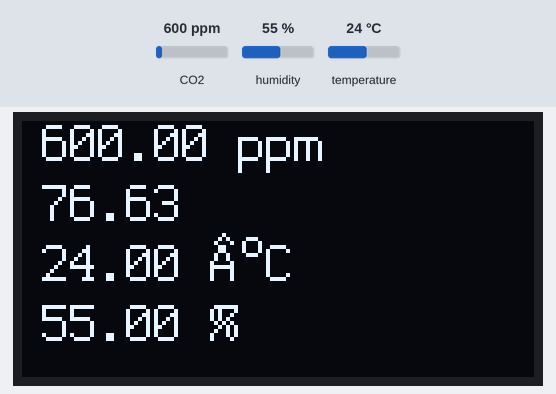
Recording of a sketch running on a simulated Arduino Uno, built with avr-gcc and run on an emulated ATmega328P. Parts: 128×64 one-colour display. The test bench sets the inputs (shaded band); at power-on: CO2 600 ppm, humidity 55 %, temperature 24 °C.

Above: at 1.2 s.
1.3 s: CO2 set to 452 ppm
At 2.8 s:
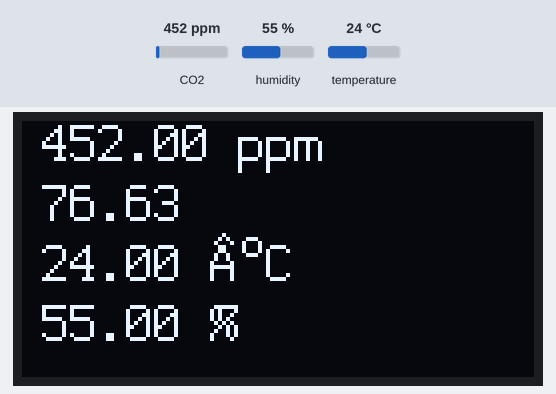
3.1 s: humidity set to 22 %
At 6.0 s:
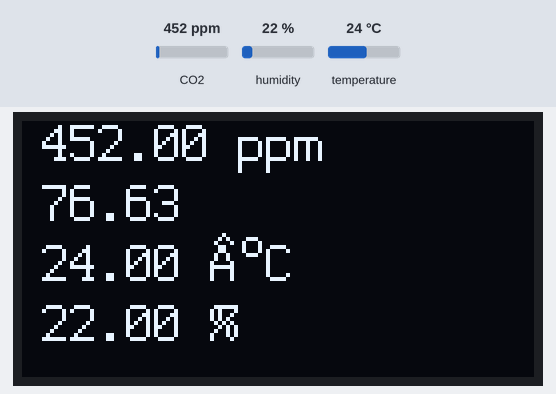
6.3 s: temperature set to 12 °C
At 7.7 s:
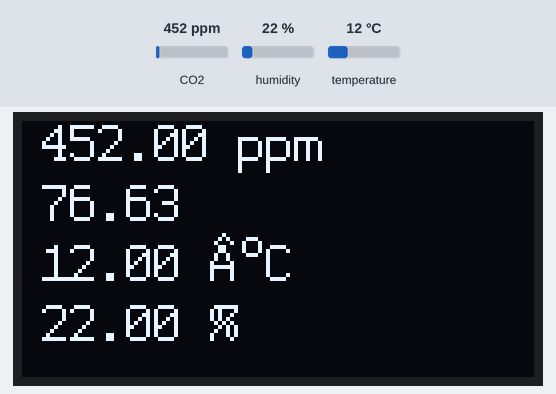
8.6 s: CO2 set to 1050 ppm
At 10.4 s:
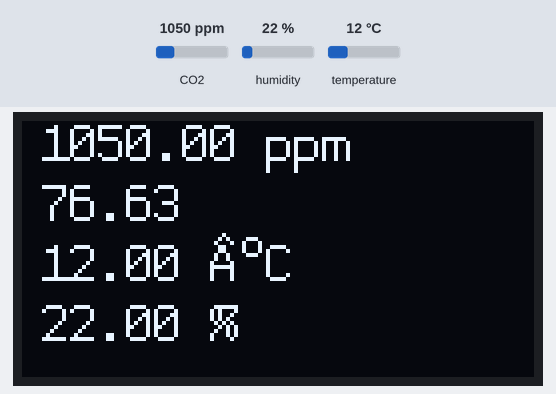
Timing chart, 0 to 11.5 s (numbered marks = the images above; inputs shaded):
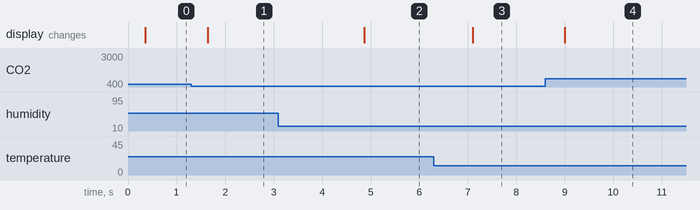

Measured:
- after the input at 1.3 s, the display: changes after 0.35 s (image 1)
- after the input at 3.1 s, the display: changes after 1.8 s (image 2)
- after the input at 6.3 s, the display: changes after 0.80 s (image 3)
- after the input at 8.6 s, the display: changes after 0.40 s (image 4)

The sketch:

1.3_inch_display.ino
```cpp
#include <U8glib.h>
#include <MQ135.h>
#include <DHT.h>

float ppm, conc, t, h;
U8GLIB_SH1106_128X64 u8g(U8G_I2C_OPT_NONE);
MQ135 gas = MQ135(A0);
DHT dht(2, DHT11);

void display()
{
  u8g.setFont(u8g_font_profont15);
  u8g.setPrintPos(5, 10);
  u8g.print(ppm);
  u8g.print(" ppm");
  u8g.setPrintPos(5, 25);
  u8g.print(conc);
  u8g.setPrintPos(5, 40);
  u8g.print(t);
  u8g.print(" °C");
  u8g.setPrintPos(5, 55);
  u8g.print(h);
  u8g.print(" %");
}

void setup()
{

}

void loop()
{
  t = dht.readTemperature();
  h = dht.readHumidity();

  ppm = gas.getPPM();
  conc = gas.getRZero();

  u8g.firstPage();
  do
  {
    display();
  }
  while (u8g.nextPage());
}
```
